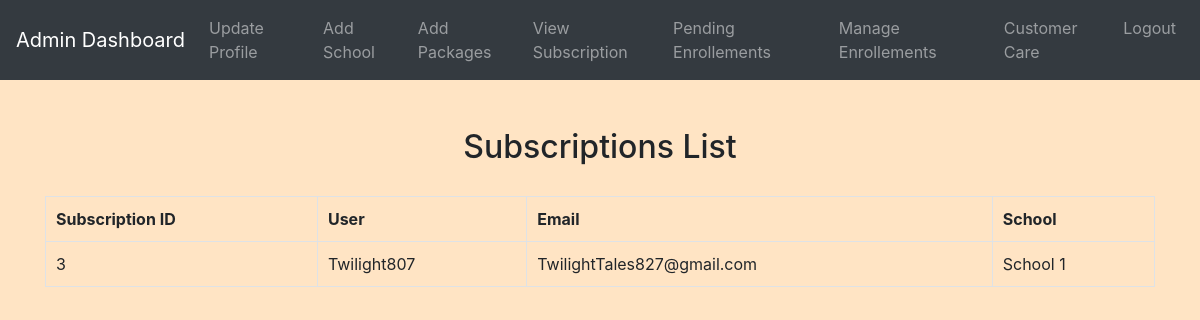
The app's page /admin/view_subscription.php (signed in) with its own data.
### tables this page shows
CREATE TABLE `subscriptions` (
  `subscription_id` int(11) NOT NULL,
  `user_id` int(11) NOT NULL,
  `school_id` int(11) NOT NULL
);

CREATE TABLE `users` (
  `id` int(11) NOT NULL,
  `username` varchar(50) NOT NULL,
  `password` varchar(255) NOT NULL,
  `email` varchar(100) NOT NULL,
  `phone` varchar(20) NOT NULL,
  `age` int(11) DEFAULT NULL
);

CREATE TABLE `drivingschools` (
  `school_id` int(11) NOT NULL,
  `school_name` varchar(255) NOT NULL,
  `contact_info` varchar(255) NOT NULL,
  `about_us` text DEFAULT NULL,
  `services` text DEFAULT NULL,
  `picture_path` varchar(255) DEFAULT NULL
);

### admin/view_subscription.php (the view, shortened to what this page needs)
<?php
include('config.php');
$selectSubscriptionsSql = "SELECT su.*, u.username, u.email, s.school_name
                          FROM Subscriptions su
                          INNER JOIN users u ON su.user_id = u.id
                          INNER JOIN DrivingSchools s ON su.school_id = s.school_id";
$result = mysqli_query($conn, $selectSubscriptionsSql);
?>
<!DOCTYPE html>
<html>
<head>
    <link rel="stylesheet" href="https://stackpath.bootstrapcdn.com/bootstrap/4.5.2/css/bootstrap.min.css">
    <link rel="stylesheet" href="../css/style.css">
</head>
<body>
<?php include('admin_navbar.php'); ?>
    <div class="container mt-5">
        <h2>Subscriptions List</h2>
        <?php
        if (mysqli_num_rows($result) > 0) {
            echo "<table class='table table-bordered'>";
            echo "<tr><th>Subscription ID</th><th>User</th><th>Email</th><th>School</th></tr>";
            while ($subscriptionRow = mysqli_fetch_assoc($result)) {
                echo "<tr>";
                echo "<td>" . $subscriptionRow['subscription_id'] . "</td>";
                echo "<td>" . $subscriptionRow['username'] . "</td>";
                echo "<td>" . $subscriptionRow['email'] . "</td>";
                echo "<td>" . $subscriptionRow['school_name'] . "</td>";
                echo "</tr>";
            }
            echo "</table>";
        } else {
            echo "No subscriptions found.";
        }
        ?>
    </div>
</body>
</html>

### css/style.css (style rules this page uses)
body { background-color: bisque; }
h1, h2, h3, h4 { text-align: center; margin-top: 30px; margin-bottom: 30px; }
.table { width: 100%; border-collapse: collapse; margin-top: 20px; }
.table th, .table td { padding: 10px; border: 1px solid #dee2e6; }
.table tbody td { vertical-align: middle; }

### records on screen
subscriptions: subscription_id "3", user.username "Twilight807", user.email "TwilightTales827@gmail.com", school.school_name "School 1"
